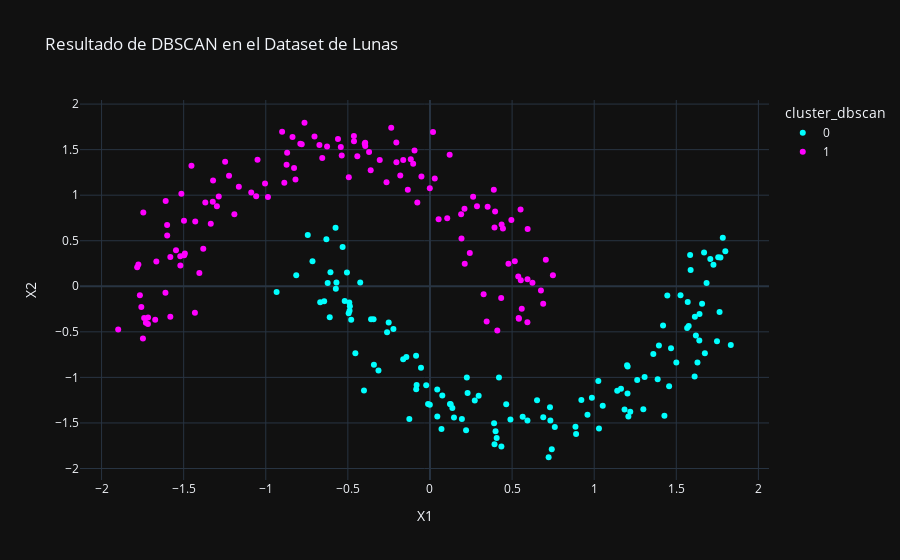

Notebook code cell kept with this figure:
### Markdown cell above
Como podemos ver, K-Means falla. Simplemente divide los datos por la mitad, ya que su suposición de clusters esféricos no se cumple.

### 3.2 El Éxito de DBSCAN

### Code cell
# --- 10. Aplicar DBSCAN a los datos de las lunas ---
# La elección de `eps` y `min_samples` es crucial.
dbscan = DBSCAN(eps=0.3, min_samples=5)
labels_dbscan = dbscan.fit_predict(X_moons_scaled)

# Los labels -1 corresponden a ruido/outliers
df_moons['cluster_dbscan'] = labels_dbscan.astype(str)

fig = px.scatter(df_moons, x='X1', y='X2', color='cluster_dbscan',
                 title='Resultado de DBSCAN en el Dataset de Lunas',
                 color_discrete_map={'-1': 'red', '0': 'cyan', '1': 'magenta'})
fig.show()
